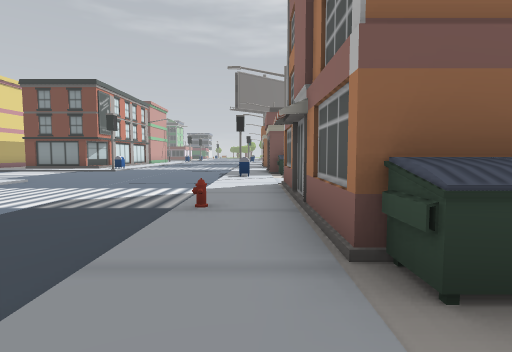
[1] (above)

16 first-person views from a walk through a 3-D level made in the Unity game engine. The camera is 1.3 m above the floor, tilts 4° down and sees 80° across. The floor is counted in squares, 2 m on a side. Each view is taken from the middle of a square. On the plan, view 1 faces up. The plan holds only what a view shows up to about 10 squares ahead; the rest is blank. The place goes on beyond the plan. The player is left out.

[2]
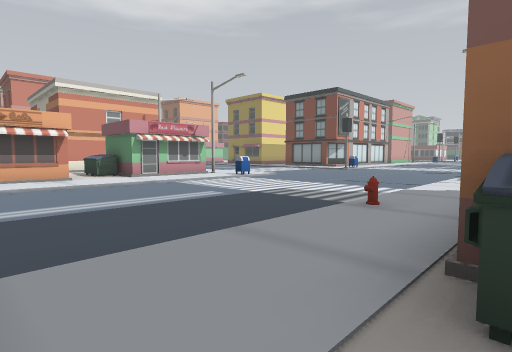

[3]
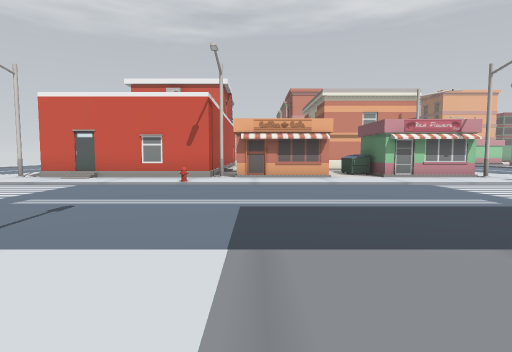

[4]
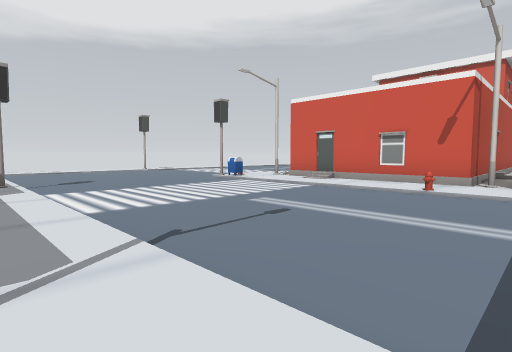

[5]
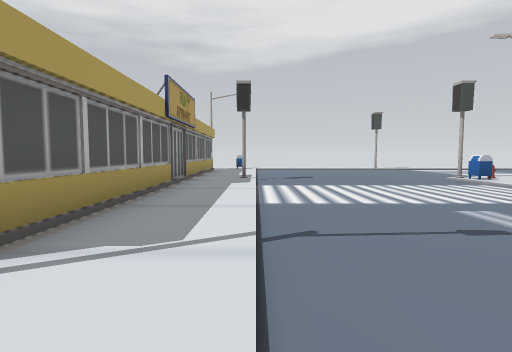

[6]
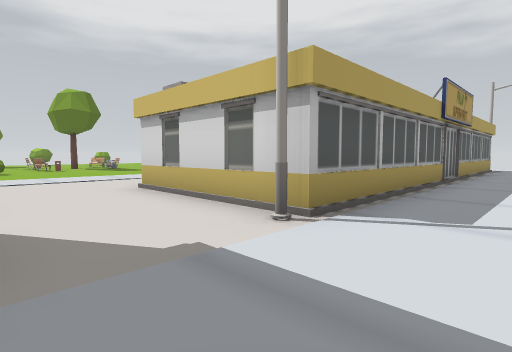

[7]
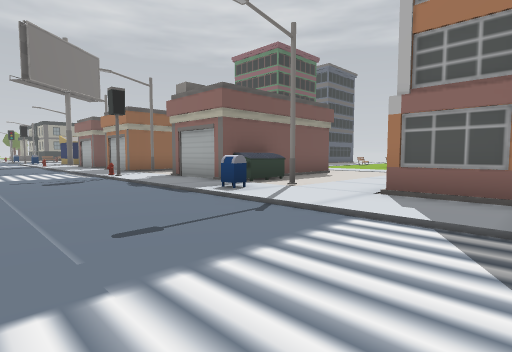

[8]
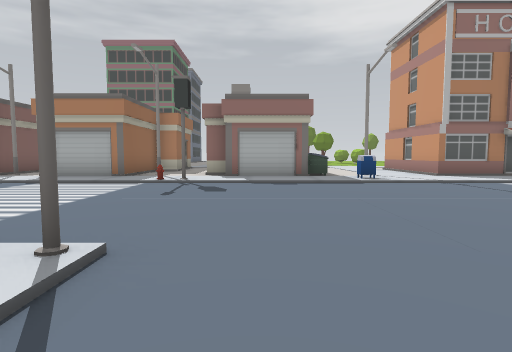

[9]
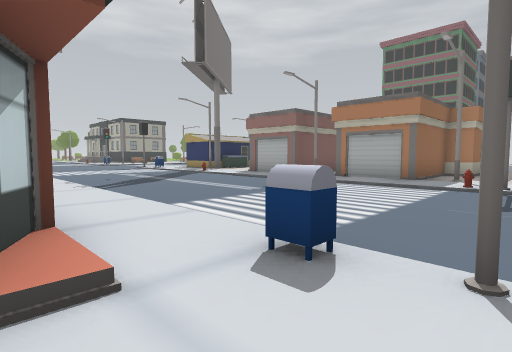

[10]
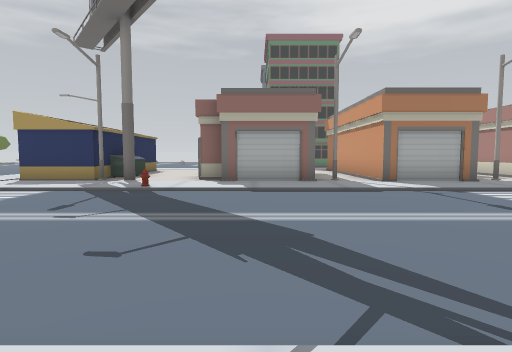

[11]
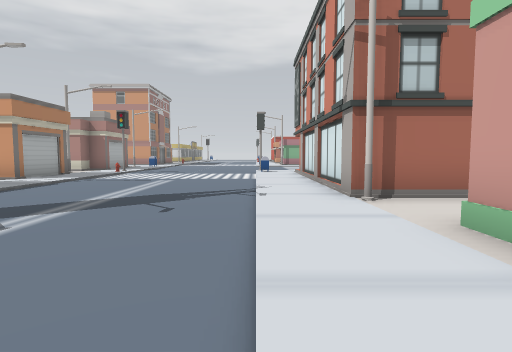

[12]
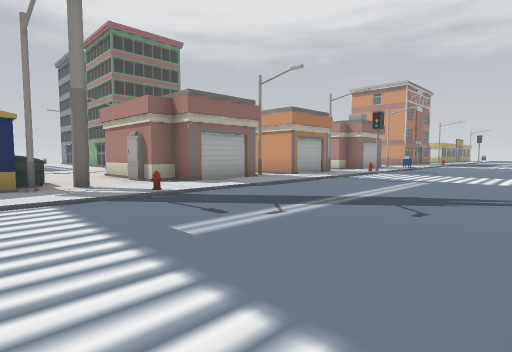

[13]
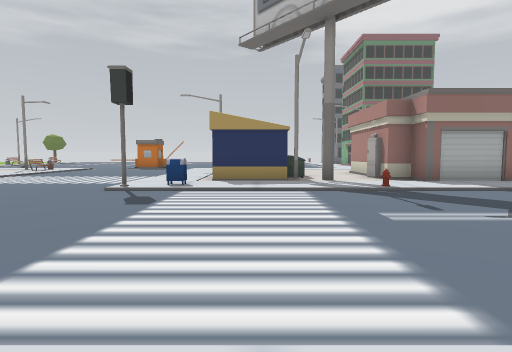

[14]
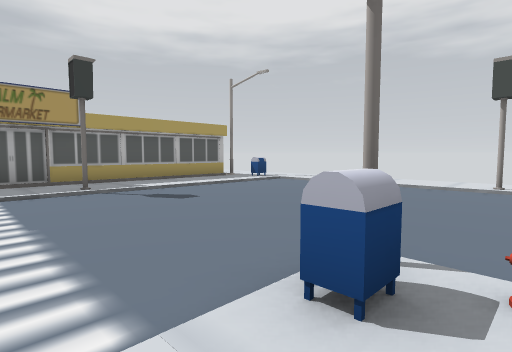

[15]
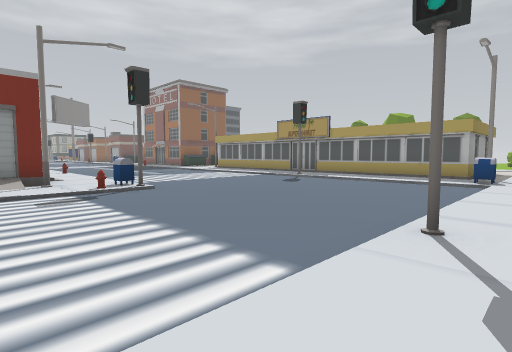

[16]
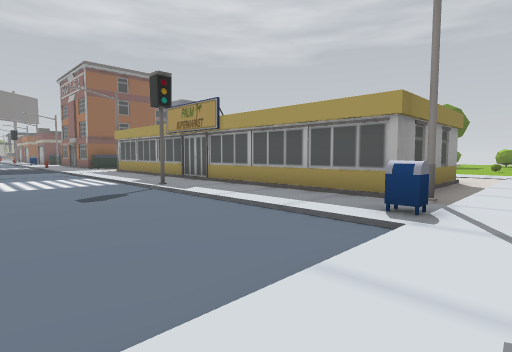

### Floor plan
Key: @ floor where view 1 was taken; # wall or solid block; . main floor; : floor 0.25 m higher than the main floor; / step, stairs or slope; U dumpster; M mailbox; S streetlight; B building; H hydrant; I billboard; O other object.
Columns run from 9 left of view 1 to 11 right of it. Each row starts with its distance up from view 1.
 27    /..../:B
 26   :/..../:#
 25   :/..../:SU#
 24  #:/..../:I::::
 23 B#:/....O::::::
 22 :S:/..../:####
 21 ##:/..../:##
 20  #:/..../:B#
 19  #:/..../:S::
 18  #:/..../:###
 17  #:/..../:###
 16  #:/..../:###
 15  B:/..../:S:##
 14  ::M....O:::
 13  //O....O:###
 12  ......./:###
 11   ....../:B####
 10   ....../:UU:::
  9   ....../MS::::
  8    /..../:
  7  S:M..../:##
  6  B:/..../:B
  5  #:/..../:#
  4 ##:/....H:#
  3 U::/..../:##
  2  #:/..../:U#
  1  B:/..../:::::
  0  #:/..../@:::::: :::O
 -1  S:/..../:S::::: ::::
 -2  #:H..../:####:: :::
 -3  #:/..../:#
 -4  #:/..../:#
 -5  #//..../:#
 -6  B:/..../:#
 -7  S:M..../:#
 -8  /OO....O:#
 -9 ......../:#
-10 ......../:#
-11 ......../:##
-12 ......../:B###::
-13 ///O/////MS:::::
-14 ::::::::::

Positions as (right, up) in squares from view 1, and headings:
1: (0, 0), facing up
2: (1, 0), facing up-left
3: (1, 0), facing left
4: (0, 0), facing down-left
5: (-1, 0), facing down
6: (-1, 1), facing down-right
7: (-4, 5), facing up-right
8: (-8, 12), facing right
9: (-8, 13), facing up-right
10: (-7, 21), facing right
11: (-6, 26), facing down
12: (-6, 26), facing down-right
13: (-7, 26), facing right
14: (-7, -6), facing down-right
15: (-9, -14), facing up-right
16: (-4, -14), facing up-right
